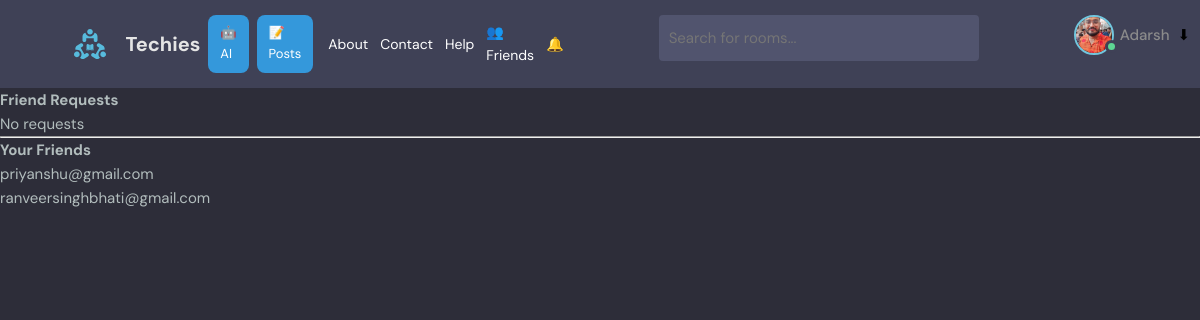
Before: /friends/ (signed in) with the older database file.
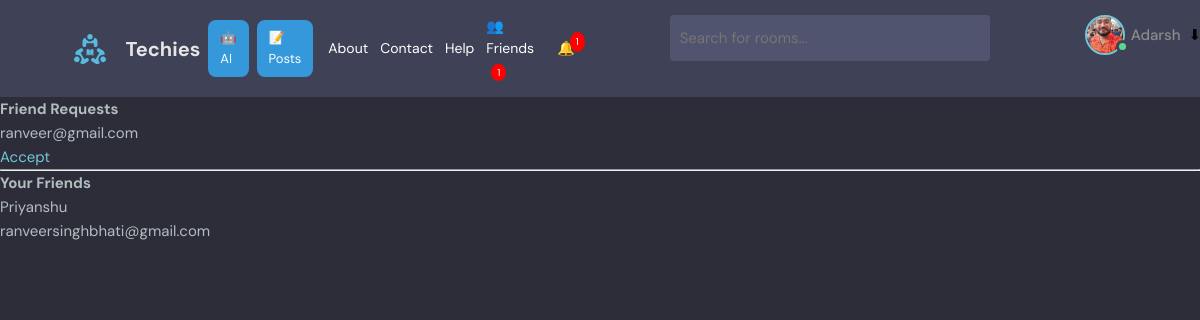
After: the same page with the newer database file.
### base/models.py (models this page shows, shortened)
class User(AbstractUser):
    name = models.CharField(max_length=200, null=True)
    email = models.EmailField(unique=True, null=True)
    bio = models.TextField(null=True)
    avatar = models.ImageField(null=True, default="avatar.svg")
    friends = models.ManyToManyField("self", blank=True)
    USERNAME_FIELD = 'email'
    REQUIRED_FIELDS = []

class FriendRequest(models.Model):
    sender = models.ForeignKey(User, on_delete=models.CASCADE, related_name='sent_requests')
    receiver = models.ForeignKey(User, on_delete=models.CASCADE, related_name='received_requests')
    accepted = models.BooleanField(default=False)
    created = models.DateTimeField(auto_now_add=True)

### base/views.py (the view)
# urls.py: path('friends/', views.friendsPage, name="friends"),
@login_required(login_url='login')
def friendsPage(request):
    requests = FriendRequest.objects.filter(
        receiver=request.user,
        accepted=False
    )
    friends = request.user.friends.all()
    return render(request, 'base/friends.html', {
        'requests': requests,
        'friends': friends
    })

### base/context_processors.py (called while the page is built)
def notification_count(request):
    if request.user.is_authenticated:
        count = FriendRequest.objects.filter(
            receiver=request.user,
            accepted=False
        ).count()
        return {'pending_requests_count': count}
    return {'pending_requests_count': 0}

### base/templates/base/friends.html
{% extends 'main.html' %}
{% block content %}
<h2>Friend Requests</h2>
{% for req in requests %}
  <div>
    <p>{{ req.sender.username }}</p>
    <a href="{% url 'accept-friend' req.id %}">Accept</a>
  </div>
{% empty %}
  <p>No requests</p>
{% endfor %}
<hr>
<h2>Your Friends</h2>
{% for friend in friends %}
  <p>{{ friend.username }}</p>
{% empty %}
  <p>No friends yet</p>
{% endfor %}
{% endblock %}

### templates/navbar.html (shortened to what this page needs)
{% load static %}
<header class="header header--loggedIn">
  <div class="container">
    <div class="nav-left">
      <a href="{% url 'home' %}" class="header__logo">
        <img src="{% static 'images/logo.svg' %}" />
        <h1>Techies</h1>
      </a>
      <a href="{% url 'ai' %}" class="nav-btn">🤖 AI</a>
      <a href="{% url 'posts' %}" class="nav-btn">📝 Posts</a>
      <div class="nav-links">
  <a href="{% url 'about' %}">About</a>
  <a href="{% url 'contact' %}">Contact</a>
  <a href="{% url 'help' %}">Help</a>
  <a href="{% url 'friends' %}" style="position:relative;">
    👥 Friends
    {% if pending_requests_count > 0 %}
      <span style="
        background:red;
        color:white;
        font-size:10px;
        padding:2px 6px;
        border-radius:50%;
        margin-left:5px;
      ">
        {{ pending_requests_count }}
      </span>
    {% endif %}
  </a>
  <a href="{% url 'notifications' %}" style="position:relative;">
    🔔
    {% if pending_requests_count > 0 %}
      <span style="
        position:absolute;
        top:-5px;
        right:-10px;
        background:red;
        color:white;
        font-size:10px;
        padding:2px 6px;
        border-radius:50%;
      ">
        {{ pending_requests_count }}
      </span>
    {% endif %}
  </a>
</div>
    </div>
    <form class="header__search" method="GET" action="{% url 'home' %}">
      <label>
        <input name="q" placeholder="Search for rooms..." />
      </label>
    </form>
    <nav class="header__menu">
  {% if request.user.is_authenticated %}
  <div class="header__user" style="display:flex; align-items:center; gap:8px;">
    <a href="{% url 'user-profile' request.user.id %}" style="display:flex; align-items:center; gap:6px;">
      <div class="avatar avatar--medium active">
        <img src="{{request.user.avatar.url}}" />
      </div>
      <p>{{request.user.username}}</p>
    </a>
    <button class="dropdown-button" style="background:none; border:none; cursor:pointer;">
      ⬇
    </button>
  </div>
  {% else %}
  <a href="{% url 'login' %}">
    <p>Login</p>
  </a>
  {% endif %}
</nav>
  </div>
</header>

Changed rows visible on the page:
added FriendRequest: sender.username "ranveer@gmail.com"
changed User: username "priyanshu@gmail.com" → "Priyanshu"
Other visible differences:
{{ pending_requests_count }}: (not shown) → "1"
text no longer shown: "No requests"
